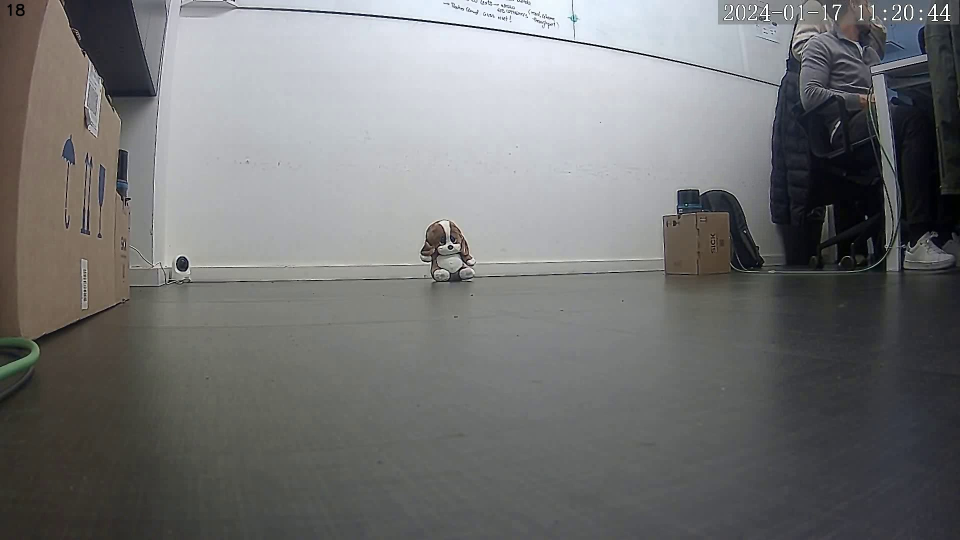
#> input picture point_cloud/Image_mapping/cam_1_extrinsic.jpg, 1920 x 1080 px (shown at 1/2 size)
$ python MAPPING.py
#> lines starting #> are read from the running program, lines starting #| are printed output that depends on the picture; after the words box and inside, x2 and y2 are one past the last pixel; in counts of white or black regions, pixels touching at a corner belong together
#intrinsic transformation
import numpy as np
import math
import cv2
import pickle

# Load cameraMatrix from file
with open("cameraMatrix.pkl", "rb") as file:
#> (reads point_cloud/Image_mapping/cameraMatrix.pkl from the repository)
    intrinsic_matrix = pickle.load(file)

# Load dist from file
with open("dist.pkl", "rb") as file:
#> (reads point_cloud/Image_mapping/dist.pkl from the repository)
    dist = pickle.load(file)

with open("extrinsic_matrix_cam1.pkl", "rb") as file:
#> (reads point_cloud/Image_mapping/extrinsic_matrix_cam1.pkl from the repository)
    extrinsic_matrix = pickle.load(file)

# Now you can use cameraMatrix and dist in your code
print("Loaded Intrinsic Matrix:", intrinsic_matrix)
print("Loaded dist:", dist)
print("Loaded Extrinsic Matrix",extrinsic_matrix)


image_resolution=(1080, 1920)
#image_resolution=(640,360)

Lidar_1=[0, 0, 0]
Lidar_2=[1.29, 1.07, 0]
Lidar_3=[1.99, -0.75, 0]

Cam_1=[0, 0.89, -0.17]
Cam_2=[0, -0.81, -0.17]
Cam_3=[2.55, 0.95, -0.17]

Peluche=[2.31, 0, -0.10]


center = Cam_3
side_length = 0.2


def map_to_pixel(map_coordinates, extrinsic_matrix, cam_matrix):
    """
    Comverts world coordinates to pixel_coordinates.

    Param:
    Map_coordinates(x,y,z): The spacial coordinates of one of the coorners of the bounding boxes
    Extrinsic_matrix(np.array):Resulting from the camera calibration
    Intrinsic_matrix(np_array):Resulting from the camera calibration


    Returns:
    Pixel_coordinates_homogeneus(x,y): The coordinates of the pixel that corresponds to the spacial point given as the map_coordinates.
    """
    # Add a row [0, 0, 0, 1] to map_coordinates to make it a 4x1 matrix


    #print("extrinsic_mat",extrinsic_matrix)
    x_map, y_map, z_map=map_coordinates
    map_coordinates_4x1 = np.array([[x_map, y_map, z_map, 1]])
    # Reshape to (1, 4) if it's a 1D array
    map_coordinates_4x1 = map_coordinates_4x1.reshape((1, -1))

    #print("map_coordinates", map_coordinates_4x1)

    # Project the map coordinates to pixel coordinates
    cam_coordinates = np.dot(extrinsic_matrix, map_coordinates_4x1.T)

    #print("map_coordinates",map_coordinates_4x1)
    # Project the map coordinates to pixel coordinates
    cam_coordinates=cam_coordinates[:3]
    # Reshape to (1, 3) if it's a 1D array
    cam_coordinates = cam_coordinates.reshape((1, -1))
    #print("cam coordinates",cam_coordinates)
    #print("cam matrix",cam_matrix)
    # Apply camera intrinsic matrix
    pixel_coordinates = np.dot(cam_matrix,cam_coordinates.T)

    #print("pixel_coordinates",pixel_coordinates)
    pixel_coordinates_homogeneous = pixel_coordinates[:2] / pixel_coordinates[2]


    return pixel_coordinates_homogeneous


first=map_to_pixel(Lidar_2,extrinsic_matrix,intrinsic_matrix)
second = map_to_pixel(Cam_3, extrinsic_matrix, intrinsic_matrix)
third = map_to_pixel(Lidar_3, extrinsic_matrix, intrinsic_matrix)
fourth = map_to_pixel(Peluche, extrinsic_matrix, intrinsic_matrix)


def get_cube_vertices(center, side_length):
    """
    Returns the vertices coordinates of a cube with given coordinates. This function is being used for visualization purposes.

    Param
    center(x,y,z) the spacial corrdinates of the cube center
    side_lenght (float) ist the lenght of the side of the cube

    Returns
    vertices(np.array) - with the 8 vertices of the cube in the (x,y,z) format.


    """
    x_c, y_c, z_c = center
    h = side_length / 2.0  # Half of the side length

    vertices = np.array([
        [x_c - h, y_c - h, z_c - h],  # Vertex 0
        [x_c + h, y_c - h, z_c - h],  # Vertex 1
        [x_c + h, y_c + h, z_c - h],  # Vertex 2
        [x_c - h, y_c + h, z_c - h],  # Vertex 3
        [x_c - h, y_c - h, z_c + h],  # Vertex 4
        [x_c + h, y_c - h, z_c + h],  # Vertex 5
        [x_c + h, y_c + h, z_c + h],  # Vertex 6
        [x_c - h, y_c + h, z_c + h]   # Vertex 7
    ])
    return vertices

vertices=get_cube_vertices(center,side_length)

def vertices_to_pixels(vertices,extrinsic_matrix,intrinsic_matrix):
    """
    Transforms the spacial coordinates of the vetices points to pixel coordinates in the image.

    Param
    vertices(np.array) an array with the box vertices in spacial coordinates(x,y,z)
    Extrinsic_matrix(np.array):Resulting from the camera calibration
    Intrinsic_matrix(np_array):Resulting from the camera calibration

    returns:
    pixel_coordinates_array(list): is a list containing the pixel coordinates (x,y) for each given vertice (8 values).


    """
    pixel_coordinates_array = []
    for vertex in vertices:
        # Map each vertex to pixel coordinates for camera 2
        pixel_coordinates = map_to_pixel(vertex, extrinsic_matrix, intrinsic_matrix)
        pixel_coordinates_array.append(pixel_coordinates)

    return pixel_coordinates_array


pixel_coordinates_array = vertices_to_pixels(vertices,extrinsic_matrix,intrinsic_matrix)


# Load the image to visualize the resulting pixels
#in red the known points
#in green the cube points
image_path = "cam_1_extrinsic.jpg"
output_frame = cv2.imread(image_path)
#> output_frame is the input picture: shape (1080, 1920, 3); mean B, G, R 116.8, 116.7, 116.1
output_frame_copy = cv2.imread(image_path)
print(type(output_frame))
#| <class 'numpy.ndarray'>


# Draw green points on the image
for pixel_coordinates in pixel_coordinates_array:
    # Round to integers as pixel coordinates must be integers
    x, y = map(int, pixel_coordinates)
    cv2.circle(output_frame, (x, y), 5, (0, 255, 0), -1)  # Green circle with radius 5
#> output_frame: shape (1080, 1920, 3); 0.03% of pixels changed, all inside (x1, y1, x2, y2) = (299, 460, 439, 590)

#Draw the red points in the image
red_circles = [first, second, third, fourth]
for pixel_coordinates in red_circles:
    # Round to integers as pixel coordinates must be integers
    x, y = map(int, pixel_coordinates)
    print("COORDENADAS",x,y)
    cv2.circle(output_frame, (x, y), 5, (0, 0, 255), -1)  # Red circle with radius 5
#> this loop made 4 passes
#> (x, y) on passes 1 to 4: (267, 321), (368, 525), (1319, 394), (900, 465)
#| COORDENADAS 267 321
#| COORDENADAS 368 525
#| COORDENADAS 1319 394
#| COORDENADAS 900 465
#> output_frame: shape (1080, 1920, 3); mean B, G, R 116.7, 116.7, 116.1


def find_min_max_coordinates(points):
    """
    Funstion to find the min and max bound in both direction to include all the pixels that corresponds to the vertices of the box.
    Param:
    points(list): is a list containing the pixel coordinates (x,y) for each given vertice (8 values).

    Returns:
    min_x, max_x, min_y, max_y(int): the min and max bounds in both direction.

    """
    min_x = int(np.min([point[0] for point in points]))
#> min_x = 304
    max_x = int(np.max([point[0] for point in points]))
#> max_x = 433
    min_y = int(np.min([point[1] for point in points]))
#> min_y = 465
    max_y = int(np.max([point[1] for point in points]))
#> max_y = 584
    return min_x, max_x, min_y, max_y


min_x, max_x, min_y, max_y = find_min_max_coordinates(pixel_coordinates_array)
#> min_x = 304; max_x = 433; min_y = 465; max_y = 584
#| coordinates 304 433 465 584

def segment_image(image, min_x, max_x, min_y, max_y):
    # Check if the image is not None
#> called with min_x = 304, max_x = 433, min_y = 465, max_y = 584
    if image is not None:
        # Ensure none of the values is equal to 0
        min_x = max(1, min_x)
#> min_x = 304
        min_y = max(1, min_y)
#> min_y = 465

        # Ensure max values are within the image dimensions
        max_x = min(max_x, image.shape[1] - 1)
#> max_x = 433
        max_y = min(max_y, image.shape[0] - 1)
#> max_y = 584

        # Crop the image
        rectangle_segmentation = image[min_y:max_y, min_x:max_x]
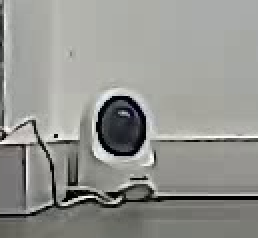
#> rectangle_segmentation: shape (119, 129, 3) (shown 2 times larger); mean B, G, R 144, 148.3, 147.5

        return rectangle_segmentation


print("coordinates",min_x,max_x,min_y,max_y)
# Extract the region inside the rectangle
segmented_image=segment_image(output_frame_copy,min_x,max_x,min_y,max_y)
cv2.imwrite('Rectangle_segmentation.png', segmented_image)


cv2.rectangle(output_frame, (min_x, min_y), (max_x, max_y), (0, 255, 0), thickness=2)
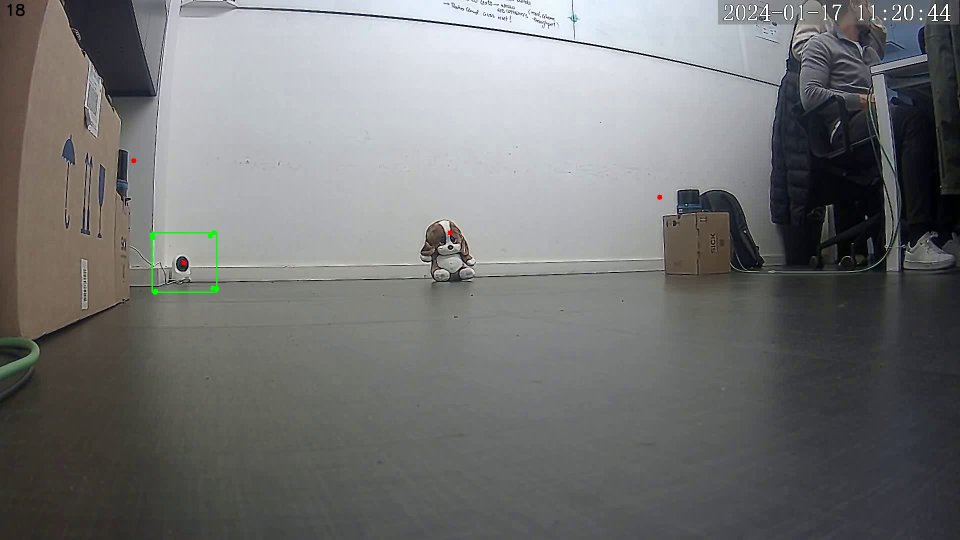
#> output_frame: shape (1080, 1920, 3) (shown at 1/2 size); mean B, G, R 116.6, 116.8, 116
# Display the image with drawn points
# Resize the image with drawn points
resized_frame = cv2.resize(output_frame, (1200, 675))  # Replace new_width and new_height with your desired dimensions
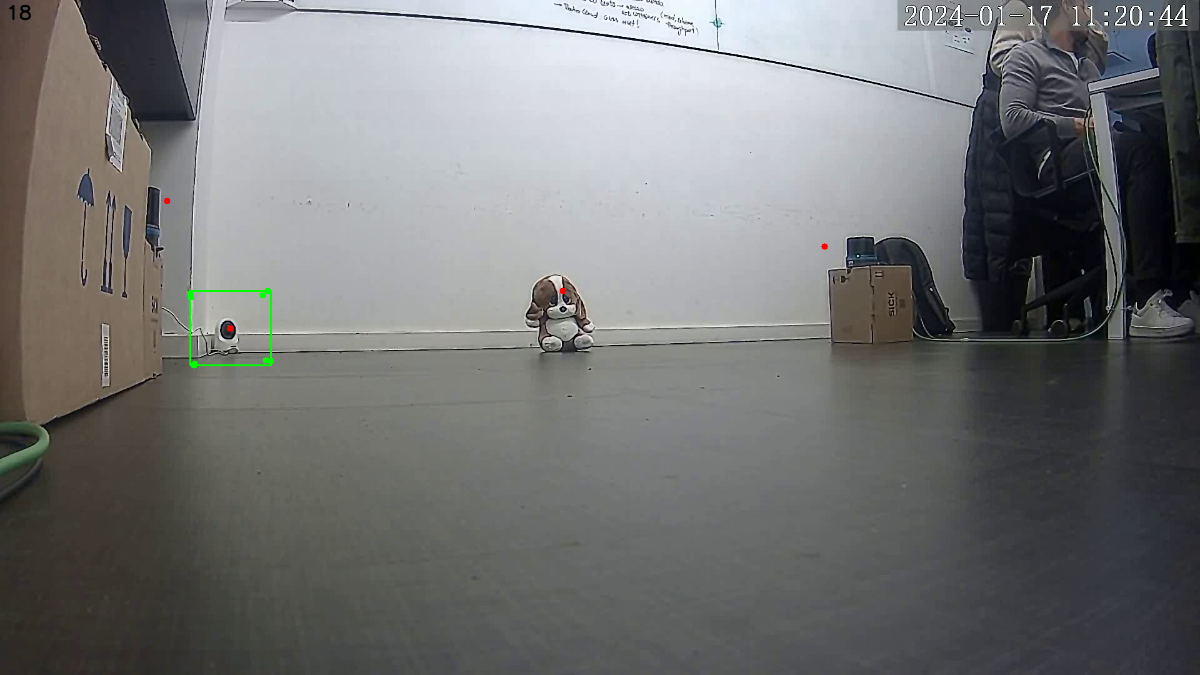
#> resized_frame: shape (675, 1200, 3); mean B, G, R 116.6, 116.7, 116

cv2.imshow("Output Frame", resized_frame)
cv2.waitKey(0)
cv2.destroyAllWindows()
